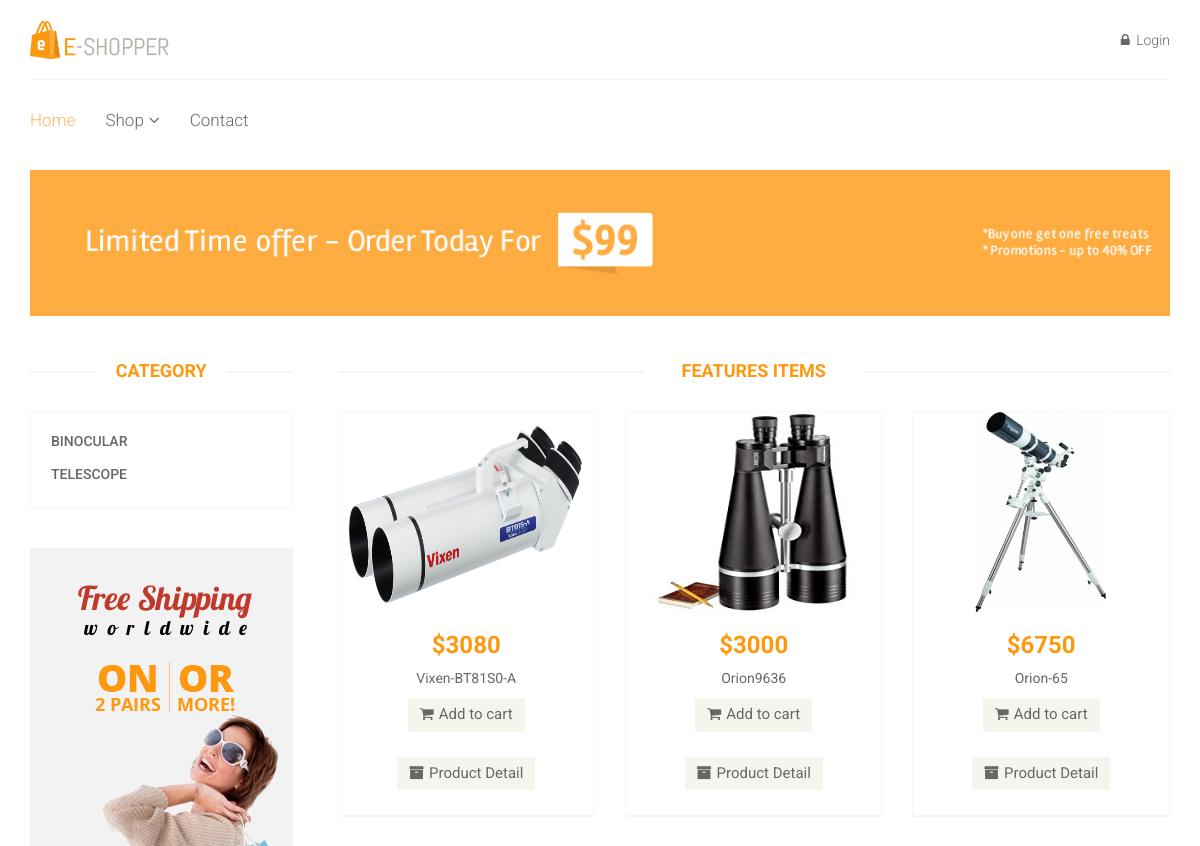
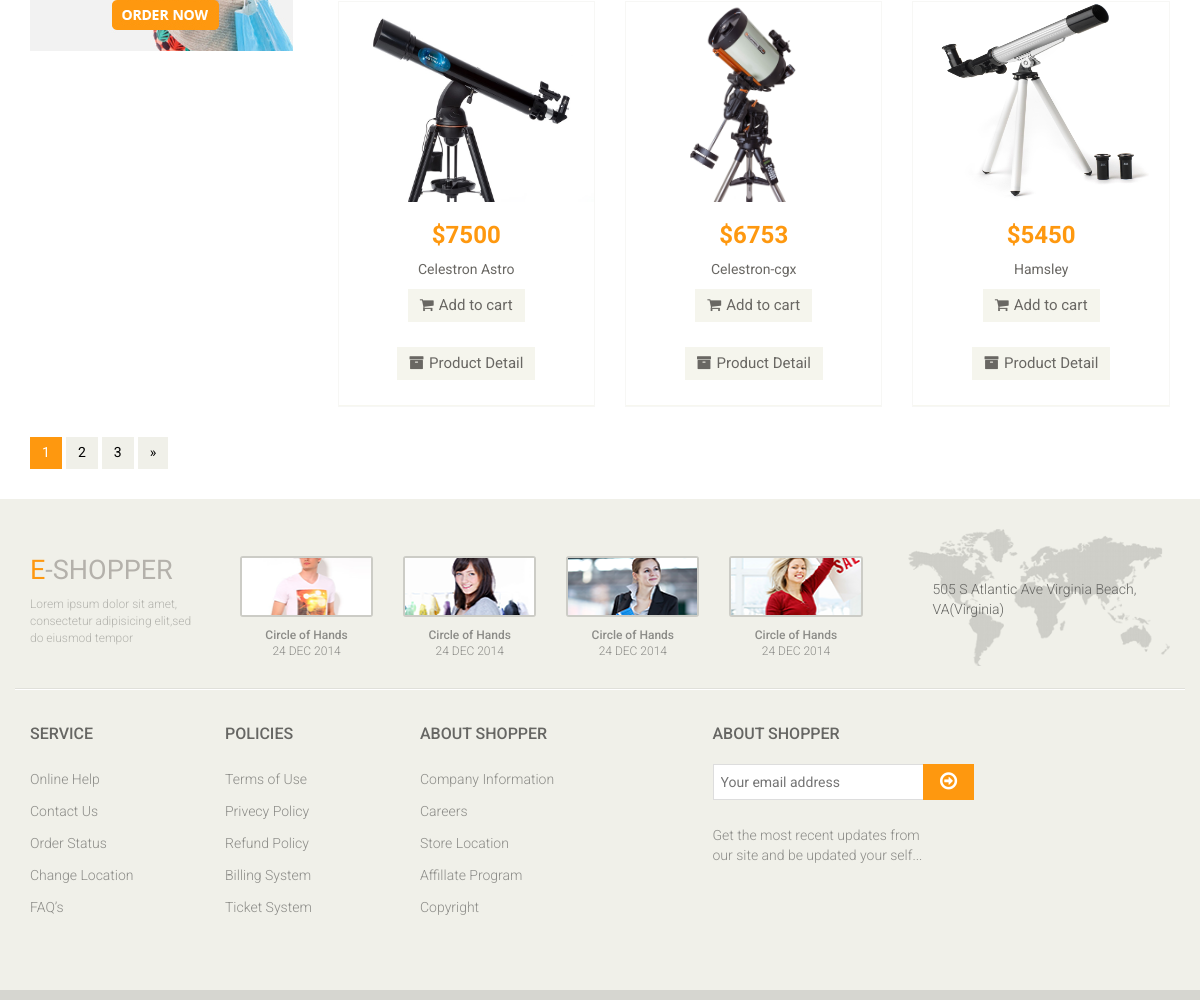
The page /shop.php on the database its author committed (2 pictures, top to bottom).
### tables this page shows
CREATE TABLE `products` (
  `pId` varchar(30) NOT NULL,
  `pname` varchar(80) NOT NULL,
  `stock` int(11) DEFAULT NULL,
  `price` int(11) NOT NULL,
  `description` text,
  `nbought` int(11) DEFAULT '0',
  `image` varchar(50) DEFAULT NULL,
  `category` varchar(60) DEFAULT NULL
);

### process/products.php (called while the page is built, shortened)
<?php require_once('connection.php');?>
<?php
class products{
	private $conn;
	public function __construct() {
		$this->pdo=new connection();
		$this->conn=$this->pdo->getConnect();
	}
	public function getProducts(){
		$sql=$this->conn->prepare("select * from products");
		$sql->execute();
		$result=$sql->fetchAll();
		return $result;
	}
	public function getCategories(){
		$sql=$this->conn->prepare("select distinct category from products");
		$sql->execute();
		$result=$sql->fetchAll();
		return $result;
	}
 }?>

### process/connection.php (called while the page is built, shortened)
<?php
class Connection{
	private $servername="localhost";
	private $database="uas";
	private $username="root";
	private $password="";
	private $conn;
	function __construct(){
		$this->conn=null;
	}
	public function getConnect()
	  {
	    if ($this->conn == null) {
	      try {
	        $this->conn = new PDO('mysql:host='.$this->servername.';dbname='.$this->database.';', $this->username, $this->password);
	        $this->conn->setAttribute(PDO::ATTR_ERRMODE, PDO::ERRMODE_EXCEPTION);
	        $this->conn->setAttribute(PDO::ATTR_DEFAULT_FETCH_MODE, PDO::FETCH_ASSOC);
	      } catch (PDOException $e) {
	        die($e->getMessage());
	      }
	    }
   		 return $this->conn;
  }
}
 ?>

### shop.php (the view, shortened to what this page needs)
<?php require_once('header.php');
require_once('process/products.php');?>
<?php
	$p=new products();
	$products=$p->getProducts();
	$categories=$p->getCategories();
 ?>
	<section id="advertisement">
		<div class="container text-center">
			<img src="images/shop/advertisement.jpg" alt="" />
		</div>
	</section>
	<section>
		<div class="container">
			<div class="row">
				<div class="col-sm-3">
					<div class="left-sidebar">
						<h2>Category</h2>
						<div class="panel-group category-products" id="accordian">
							<?php foreach($categories as $i){?>
							<div class="panel panel-default">
								<div class="panel-heading">
									<h4 class="panel-title"><a href="#"><?php echo $i['category']; ?></a></h4>
								</div>
							</div>
							<?php } ?>
						</div>
						<div class="shipping text-center">
							<img src="images/home/shipping.jpg" alt="" />
						</div>
					</div>
				</div>
				<div class="col-sm-9 padding-right">
					<div class="features_items">
						<h2 class="title text-center">Features Items</h2>
						<?php foreach($products as $i){?>
						<div class="col-sm-4">
							<div class="product-image-wrapper">
								<div class="single-products">
									<div class="productinfo text-center">
										<img src="images/products/<?php echo $i['image'];?>" alt="<?php echo $i['pname']; ?>" width="300px" height="200px"/>
										<h2><?php echo "$".$i['price'];?></h2>
										<p><?php echo $i['pname'];?></p>
										<a href="process/addtocart.php?pId=<?php echo $i['pId']; ?>" class="btn btn-default add-to-cart"><i class="fa fa-shopping-cart"></i>Add to cart</a>
											<a href="product-details.php?pId=<?php echo $i['pId']; ?>" class="btn btn-default add-to-cart"><i class="fa fa-archive"></i>Product Detail</a>
									</div>
									<div class="product-overlay">
										<div class="overlay-content">
										</div>
									</div>
								</div>
								<div class="choose">
								</div>
							</div>
						</div>
						<?php } ?>
							</div>
						</div>
						<ul class="pagination">
							<li class="active"><a href="">1</a></li>
							<li><a href="">2</a></li>
							<li><a href="">3</a></li>
							<li><a href="">&raquo;</a></li>
						</ul>
					</div>
				</div>
	</section>
<?php require_once('footer.php');?>

### header.php (shortened to what this page needs)
<!DOCTYPE html>
<html lang="en">
<head>
    <link href="css/bootstrap.min.css" rel="stylesheet">
    <link href="css/font-awesome.min.css" rel="stylesheet">
    <link href="css/prettyPhoto.css" rel="stylesheet">
    <link href="css/price-range.css" rel="stylesheet">
    <link href="css/animate.css" rel="stylesheet">
    <link href="css/main.css" rel="stylesheet">
    <link href="css/responsive.css" rel="stylesheet">
</head>
<body>
        <div class="header-middle">
            <div class="container">
                <div class="row">
                    <div class="col-sm-4">
                        <div class="logo pull-left">
                            <a href="index.php"><img src="images/home/logo.png" alt="" /></a>
                        </div>
                    </div>
                    <div class="col-sm-8">
                        <div class="shop-menu pull-right">
                            <ul class="nav navbar-nav">
                                <?php if(!isset($_SESSION['login'])){?>
                                <li><a href="login.php"><i class="fa fa-lock"></i> Login</a></li>
                                <?php } else{?>
                                <li><a href="process/logout_process.php"><i class="fa fa-lock"></i> Logout</a></li>
                                <?php } ?>
                            </ul>
                        </div>
                    </div>
                </div>
            </div>
        </div>
            <div class="header-bottom">
            <div class="container">
                <div class="row">
                    <div class="col-sm-9">
                        <div class="mainmenu pull-left">
                            <ul class="nav navbar-nav collapse navbar-collapse">
                                <li><a href="index.php" class="active">Home</a></li>
                                <li class="dropdown"><a href="#">Shop<i class="fa fa-angle-down"></i></a>
                                </li>
                                <li><a href="contact-us.php">Contact</a></li>
                            </ul>
                        </div>
                    </div>
                    <div class="col-sm-3">
                    </div>
                </div>
            </div>
        </div>

### footer.php (shortened to what this page needs)
<footer id="footer">
		<div class="footer-top">
			<div class="container">
				<div class="row">
					<div class="col-sm-2">
						<div class="companyinfo">
							<h2><span>e</span>-shopper</h2>
							<p>Lorem ipsum dolor sit amet, consectetur adipisicing elit,sed do eiusmod tempor</p>
						</div>
					</div>
					<div class="col-sm-7">
						<div class="col-sm-3">
							<div class="video-gallery text-center">
								<a href="#">
									<div class="iframe-img">
										<img src="images/home/iframe1.png" alt="" />
									</div>
								</a>
								<p>Circle of Hands</p>
								<h2>24 DEC 2014</h2>
							</div>
						</div>
						<div class="col-sm-3">
							<div class="video-gallery text-center">
								<a href="#">
									<div class="iframe-img">
										<img src="images/home/iframe2.png" alt="" />
									</div>
								</a>
								<p>Circle of Hands</p>
								<h2>24 DEC 2014</h2>
							</div>
						</div>
						<div class="col-sm-3">
							<div class="video-gallery text-center">
								<a href="#">
									<div class="iframe-img">
										<img src="images/home/iframe3.png" alt="" />
									</div>
								</a>
								<p>Circle of Hands</p>
								<h2>24 DEC 2014</h2>
							</div>
						</div>
						<div class="col-sm-3">
							<div class="video-gallery text-center">
								<a href="#">
									<div class="iframe-img">
										<img src="images/home/iframe4.png" alt="" />
									</div>
								</a>
								<p>Circle of Hands</p>
								<h2>24 DEC 2014</h2>
							</div>
						</div>
					</div>
					<div class="col-sm-3">
						<div class="address">
							<img src="images/home/map.png" alt="" />
							<p>505 S Atlantic Ave Virginia Beach, VA(Virginia)</p>
						</div>
					</div>
				</div>
			</div>
		</div>
		<div class="footer-widget">
			<div class="container">
				<div class="row">
					<div class="col-sm-2">
						<div class="single-widget">
							<h2>Service</h2>
							<ul class="nav nav-pills nav-stacked">
								<li><a href="#">Online Help</a></li>
								<li><a href="#">Contact Us</a></li>
								<li><a href="#">Order Status</a></li>
								<li><a href="#">Change Location</a></li>
								<li><a href="#">FAQ’s</a></li>
							</ul>
						</div>
					</div>
					<div class="col-sm-2">
						<div class="single-widget">
							<h2>Policies</h2>
							<ul class="nav nav-pills nav-stacked">
								<li><a href="#">Terms of Use</a></li>
								<li><a href="#">Privecy Policy</a></li>
								<li><a href="#">Refund Policy</a></li>
								<li><a href="#">Billing System</a></li>
								<li><a href="#">Ticket System</a></li>
							</ul>
						</div>
					</div>
					<div class="col-sm-2">
						<div class="single-widget">
							<h2>About Shopper</h2>
							<ul class="nav nav-pills nav-stacked">
								<li><a href="#">Company Information</a></li>
								<li><a href="#">Careers</a></li>
								<li><a href="#">Store Location</a></li>
								<li><a href="#">Affillate Program</a></li>
								<li><a href="#">Copyright</a></li>
							</ul>
						</div>
					</div>
					<div class="col-sm-3 col-sm-offset-1">
						<div class="single-widget">
							<h2>About Shopper</h2>
							<form action="#" class="searchform">
								<input type="text" placeholder="Your email address" />
								<button type="submit" class="btn btn-default"><i class="fa fa-arrow-circle-o-right"></i></button>
								<p>Get the most recent updates from <br />our site and be updated your self...</p>
							</form>
						</div>
					</div>
				</div>
			</div>
		</div>
		<div class="footer-bottom">
		</div>
	</footer>
</body>
</html>

### rows shown on the page
products: image (picture), price "3080", pname "Vixen-BT81S0-A"
products: image (picture), price "3000", pname "Orion9636"
products: image (picture), price "6750", pname "Orion-65"
products: image (picture), price "7500", pname "Celestron Astro"
products: image (picture), price "6753", pname "Celestron-cgx"
products: image (picture), price "5450", pname "Hamsley"

### other values the page prints
$i['category'] "BINOCULAR"
$i['category'] "TELESCOPE"
